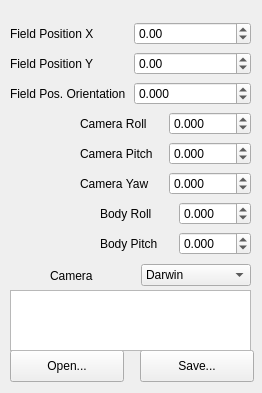
<?xml version="1.0" encoding="UTF-8"?>
<ui version="4.0">
 <class>SensorCalibrationWidget</class>
 <widget class="QWidget" name="SensorCalibrationWidget">
  <property name="geometry">
   <rect>
    <x>0</x>
    <y>0</y>
    <width>262</width>
    <height>393</height>
   </rect>
  </property>
  <property name="minimumSize">
   <size>
    <width>250</width>
    <height>300</height>
   </size>
  </property>
  <property name="windowTitle">
   <string>Form</string>
  </property>
  <widget class="QWidget" name="layoutWidget">
   <property name="geometry">
    <rect>
     <x>80</x>
     <y>110</y>
     <width>171</width>
     <height>27</height>
    </rect>
   </property>
   <layout class="QHBoxLayout" name="horizontalLayout_camera_roll">
    <item>
     <widget class="QLabel" name="label_camera_roll">
      <property name="text">
       <string>Camera Roll</string>
      </property>
     </widget>
    </item>
    <item>
     <widget class="QDoubleSpinBox" name="doubleSpinBox_camera_roll">
      <property name="decimals">
       <number>3</number>
      </property>
      <property name="minimum">
       <double>-3.200000000000000</double>
      </property>
      <property name="maximum">
       <double>3.200000000000000</double>
      </property>
      <property name="singleStep">
       <double>0.001000000000000</double>
      </property>
      <property name="value">
       <double>0.000000000000000</double>
      </property>
     </widget>
    </item>
   </layout>
  </widget>
  <widget class="QWidget" name="layoutWidget_2">
   <property name="geometry">
    <rect>
     <x>80</x>
     <y>170</y>
     <width>171</width>
     <height>27</height>
    </rect>
   </property>
   <layout class="QHBoxLayout" name="horizontalLayout_camera_yaw">
    <item>
     <widget class="QLabel" name="label_camera_yaw">
      <property name="text">
       <string>Camera Yaw</string>
      </property>
     </widget>
    </item>
    <item>
     <widget class="QDoubleSpinBox" name="doubleSpinBox_camera_yaw">
      <property name="decimals">
       <number>3</number>
      </property>
      <property name="minimum">
       <double>-3.200000000000000</double>
      </property>
      <property name="maximum">
       <double>3.200000000000000</double>
      </property>
      <property name="singleStep">
       <double>0.001000000000000</double>
      </property>
     </widget>
    </item>
   </layout>
  </widget>
  <widget class="QWidget" name="layoutWidget_3">
   <property name="geometry">
    <rect>
     <x>100</x>
     <y>200</y>
     <width>151</width>
     <height>27</height>
    </rect>
   </property>
   <layout class="QHBoxLayout" name="horizontalLayout_body_roll">
    <item>
     <widget class="QLabel" name="label_body_roll">
      <property name="text">
       <string>Body Roll</string>
      </property>
     </widget>
    </item>
    <item>
     <widget class="QDoubleSpinBox" name="doubleSpinBox_body_roll">
      <property name="decimals">
       <number>3</number>
      </property>
      <property name="minimum">
       <double>-3.200000000000000</double>
      </property>
      <property name="maximum">
       <double>3.200000000000000</double>
      </property>
      <property name="singleStep">
       <double>0.001000000000000</double>
      </property>
     </widget>
    </item>
   </layout>
  </widget>
  <widget class="QWidget" name="layoutWidget_5">
   <property name="geometry">
    <rect>
     <x>100</x>
     <y>230</y>
     <width>151</width>
     <height>27</height>
    </rect>
   </property>
   <layout class="QHBoxLayout" name="horizontalLayout_body_pitch">
    <item>
     <widget class="QLabel" name="label_body_pitch">
      <property name="text">
       <string>Body Pitch</string>
      </property>
     </widget>
    </item>
    <item>
     <widget class="QDoubleSpinBox" name="doubleSpinBox_body_pitch">
      <property name="decimals">
       <number>3</number>
      </property>
      <property name="minimum">
       <double>-3.200000000000000</double>
      </property>
      <property name="maximum">
       <double>3.200000000000000</double>
      </property>
      <property name="singleStep">
       <double>0.001000000000000</double>
      </property>
     </widget>
    </item>
   </layout>
  </widget>
  <widget class="QWidget" name="layoutWidget_6">
   <property name="geometry">
    <rect>
     <x>10</x>
     <y>20</y>
     <width>241</width>
     <height>27</height>
    </rect>
   </property>
   <layout class="QHBoxLayout" name="horizontalLayout_field_x">
    <item>
     <widget class="QLabel" name="label_field_x">
      <property name="text">
       <string>Field Position X</string>
      </property>
     </widget>
    </item>
    <item>
     <widget class="QDoubleSpinBox" name="doubleSpinBox_field_x">
      <property name="minimum">
       <double>-300.000000000000000</double>
      </property>
      <property name="maximum">
       <double>300.000000000000000</double>
      </property>
     </widget>
    </item>
   </layout>
  </widget>
  <widget class="QWidget" name="layoutWidget_7">
   <property name="geometry">
    <rect>
     <x>10</x>
     <y>50</y>
     <width>241</width>
     <height>27</height>
    </rect>
   </property>
   <layout class="QHBoxLayout" name="horizontalLayout_field_y">
    <item>
     <widget class="QLabel" name="label_field_y">
      <property name="text">
       <string>Field Position Y</string>
      </property>
     </widget>
    </item>
    <item>
     <widget class="QDoubleSpinBox" name="doubleSpinBox_field_y">
      <property name="minimum">
       <double>-200.000000000000000</double>
      </property>
      <property name="maximum">
       <double>200.000000000000000</double>
      </property>
     </widget>
    </item>
   </layout>
  </widget>
  <widget class="QWidget" name="layoutWidget_8">
   <property name="geometry">
    <rect>
     <x>10</x>
     <y>80</y>
     <width>241</width>
     <height>27</height>
    </rect>
   </property>
   <layout class="QHBoxLayout" name="horizontalLayout_field_ori">
    <item>
     <widget class="QLabel" name="label_field_ori">
      <property name="text">
       <string>Field Pos. Orientation</string>
      </property>
     </widget>
    </item>
    <item>
     <widget class="QDoubleSpinBox" name="doubleSpinBox_field_ori">
      <property name="decimals">
       <number>3</number>
      </property>
      <property name="minimum">
       <double>-3.200000000000000</double>
      </property>
      <property name="maximum">
       <double>3.200000000000000</double>
      </property>
      <property name="singleStep">
       <double>0.010000000000000</double>
      </property>
     </widget>
    </item>
   </layout>
  </widget>
  <widget class="QWidget" name="layoutWidget">
   <property name="geometry">
    <rect>
     <x>80</x>
     <y>140</y>
     <width>171</width>
     <height>27</height>
    </rect>
   </property>
   <layout class="QHBoxLayout" name="horizontalLayout_camera_pitch">
    <item>
     <widget class="QLabel" name="label_head_pitch">
      <property name="text">
       <string>Camera Pitch</string>
      </property>
     </widget>
    </item>
    <item>
     <widget class="QDoubleSpinBox" name="doubleSpinBox_camera_pitch">
      <property name="decimals">
       <number>3</number>
      </property>
      <property name="minimum">
       <double>-3.200000000000000</double>
      </property>
      <property name="maximum">
       <double>3.200000000000000</double>
      </property>
      <property name="singleStep">
       <double>0.001000000000000</double>
      </property>
     </widget>
    </item>
   </layout>
  </widget>
  <widget class="QWidget" name="horizontalLayoutWidget">
   <property name="geometry">
    <rect>
     <x>50</x>
     <y>260</y>
     <width>201</width>
     <height>31</height>
    </rect>
   </property>
   <layout class="QHBoxLayout" name="horizontalLayout">
    <item>
     <widget class="QLabel" name="label">
      <property name="text">
       <string>Camera</string>
      </property>
     </widget>
    </item>
    <item>
     <widget class="QComboBox" name="comboBox_camera_select">
      <item>
       <property name="text">
        <string>Darwin</string>
       </property>
      </item>
      <item>
       <property name="text">
        <string>DarwinWebots</string>
       </property>
      </item>
     </widget>
    </item>
   </layout>
  </widget>
  <widget class="QPushButton" name="loadButton">
   <property name="geometry">
    <rect>
     <x>10</x>
     <y>350</y>
     <width>114</width>
     <height>32</height>
    </rect>
   </property>
   <property name="text">
    <string>Open...</string>
   </property>
  </widget>
  <widget class="QPushButton" name="saveButton">
   <property name="geometry">
    <rect>
     <x>140</x>
     <y>350</y>
     <width>114</width>
     <height>32</height>
    </rect>
   </property>
   <property name="text">
    <string>Save...</string>
   </property>
  </widget>
  <widget class="QTextBrowser" name="textOutput">
   <property name="geometry">
    <rect>
     <x>10</x>
     <y>290</y>
     <width>241</width>
     <height>61</height>
    </rect>
   </property>
  </widget>
 </widget>
 <resources/>
 <connections/>
</ui>
